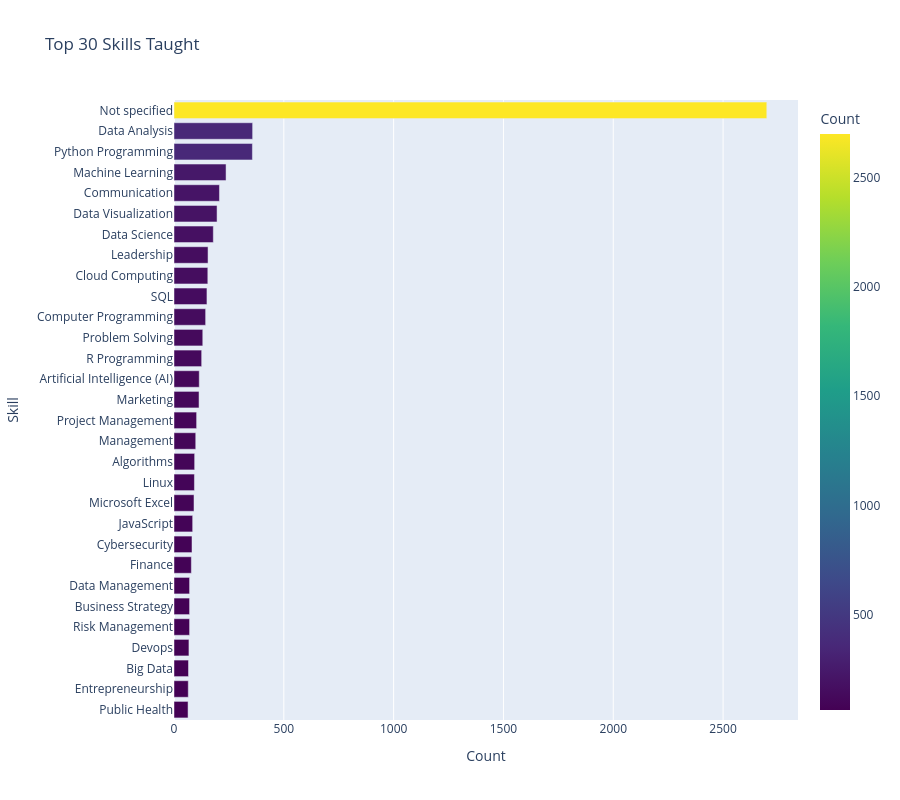

The notebook cell saved with this chart:
### Code cell
# Top skills
skills_col = next((c for c in df.columns if 'skill' in c.lower()), None)
if skills_col:
    all_skills = []
    for s in df[skills_col].dropna().astype(str):
        all_skills.extend([x.strip() for x in s.split(',') if x.strip()])
    top_skills = Counter(all_skills).most_common(30)
    skills_df = pd.DataFrame(top_skills, columns=['Skill', 'Count'])
    fig = px.bar(skills_df, x='Count', y='Skill', orientation='h',
                 title='Top 30 Skills Taught',
                 color='Count', color_continuous_scale='Viridis')
    fig.update_layout(height=800, yaxis={'categoryorder': 'total ascending'})
    fig.show()

### Figure 1 — Plotly figure (JSON) as saved in the notebook; plotly's stock layout.template omitted (floating-point values rounded to 4 significant figures)
{"data": [{"hovertemplate": "Count=%{marker.color}<br>Skill=%{y}<extra></extra>", "legendgroup": "", "marker": {"color": [2699, 358, 357, 237, 207, 196, 179, 155, 154, 150, 144, 131, 126, 115, 114, 103, 99, 94, 93, 91, 85, 82, 79, 71, 71, 71, 68, 66, 65, 64], "coloraxis": "coloraxis", "pattern": {"shape": ""}}, "name": "", "orientation": "h", "showlegend": false, "textposition": "auto", "type": "bar", "x": [2699, 358, 357, 237, 207, 196, 179, 155, 154, 150, 144, 131, 126, 115, 114, 103, 99, 94, 93, 91, 85, 82, 79, 71, 71, 71, 68, 66, 65, 64], "xaxis": "x", "y": ["Not specified", "Data Analysis", "Python Programming", "Machine Learning", "Communication", "Data Visualization", "Data Science", "Leadership", "Cloud Computing", "SQL", "Computer Programming", "Problem Solving", "R Programming", "Artificial Intelligence (AI)", "Marketing", "Project Management", "Management", "Algorithms", "Linux", "Microsoft Excel", "JavaScript", "Cybersecurity", "Finance", "Risk Management", "Business Strategy", "Data Management", "Devops", "Big Data", "Entrepreneurship", "Public Health"], "yaxis": "y"}], "layout": {"barmode": "relative", "coloraxis": {"colorbar": {"title": {"text": "Count"}}, "colorscale": [[0, "#440154"], [0.1111, "#482878"], [0.2222, "#3e4989"], [0.3333, "#31688e"], [0.4444, "#26828e"], [0.5556, "#1f9e89"], [0.6667, "#35b779"], [0.7778, "#6ece58"], [0.8889, "#b5de2b"], [1, "#fde725"]]}, "height": 800, "legend": {"tracegroupgap": 0}, "title": {"text": "Top 30 Skills Taught"}, "xaxis": {"anchor": "y", "domain": [0, 1], "title": {"text": "Count"}}, "yaxis": {"anchor": "x", "categoryorder": "total ascending", "domain": [0, 1], "title": {"text": "Skill"}}}}
